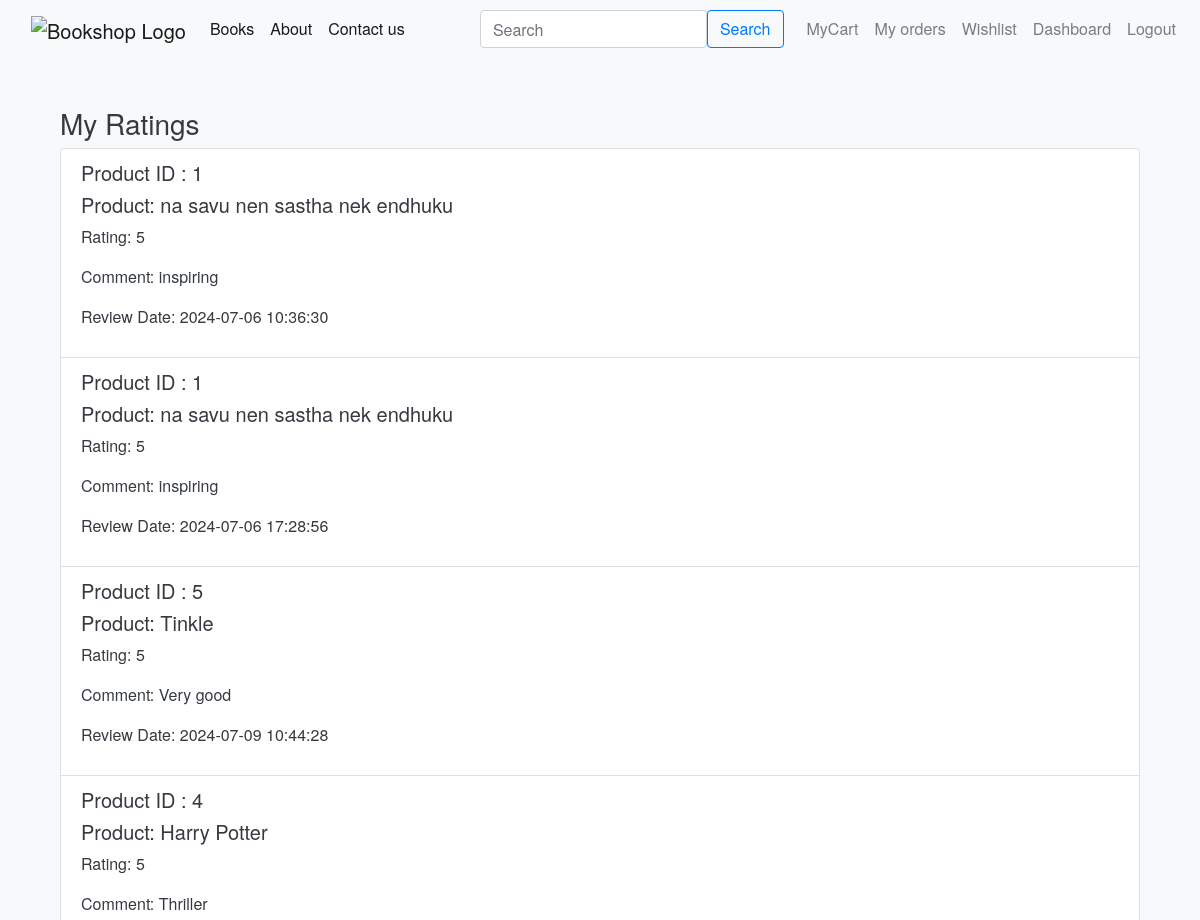
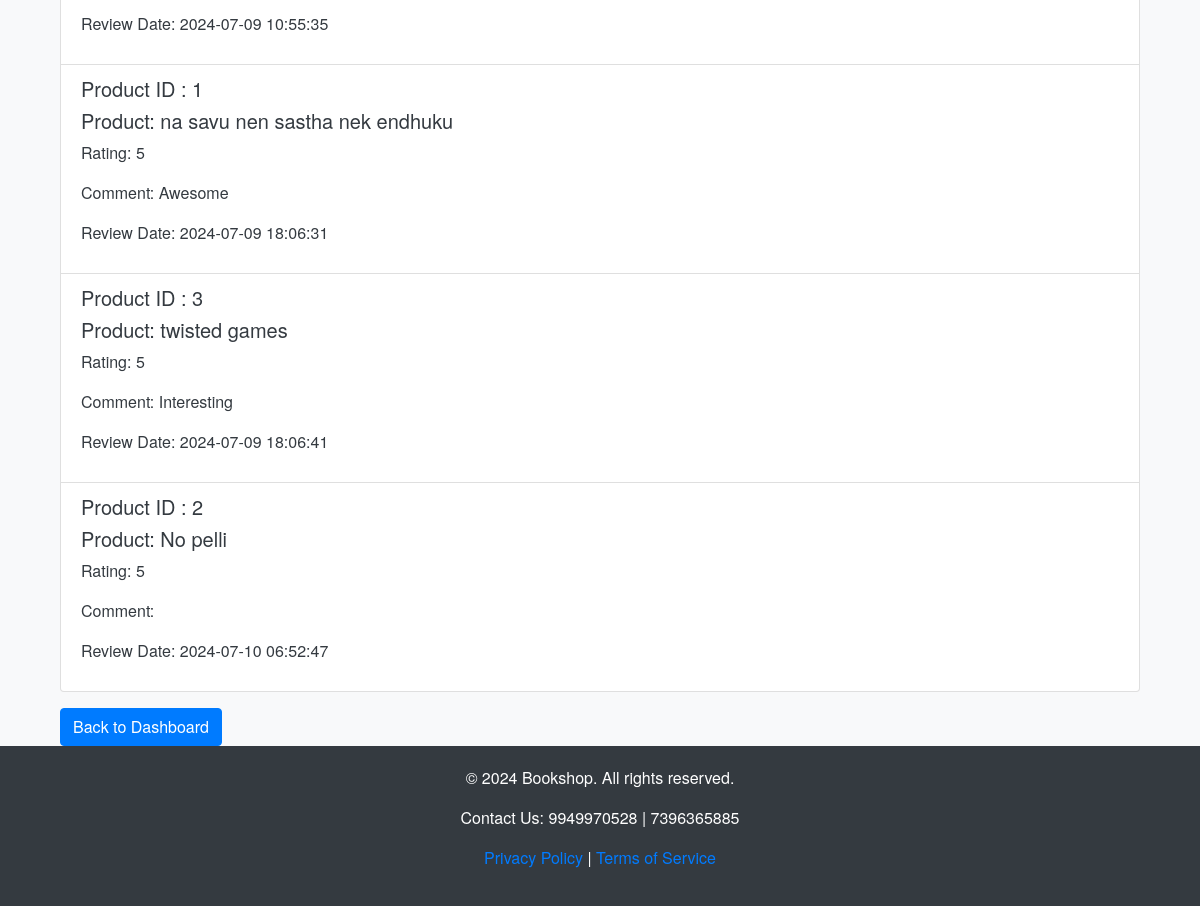
Page /dashboard/my_ratings (signed in) on the committed database (2 pictures, top to bottom).
### app.py (models this page shows)
class Reviews(db.Model):
    __tablename__='reviews'
    ReviewID= db.Column(db.Integer, primary_key=True)
    ProductID= db.Column(db.Integer,db.ForeignKey('products.ProductID'), nullable=False)
    UserID= db.Column(db.Integer,db.ForeignKey('users.UserID'), nullable=False)
    Rating= db.Column(db.Integer, nullable=False)
    Comment= db.Column(db.String(500), nullable=False)
    ReviewDate= db.Column(db.DateTime, nullable=False)

class Products(db.Model):
    __tablename__ = 'products'
    ProductID = db.Column(db.Integer, primary_key=True)
    ProductName= db.Column(db.String(50), nullable=False)
    Author= db.Column(db.String(30), nullable=False)
    Description= db.Column(db.String(100), nullable=False)
    Price= db.Column(db.Integer, nullable=False)
    StockQuantity= db.Column(db.Integer,nullable=False)
    CategoryID= db.Column(db.Integer,db.ForeignKey('categories.CategoryID'), nullable=False )
    MerchantID = db.Column(db.Integer, db.ForeignKey('users.UserID'), nullable=False)
    ProductImage = db.Column(db.String(100), nullable=False)

### app.py (the view)
@app.route('/dashboard/my_ratings')
def my_ratings():
    if 'user_id' not in session:
        flash('Please log in first!', 'danger')
        return redirect(url_for('login'))
    user_id = session['user_id']
    merchant_products = Products.query.filter_by(MerchantID=user_id).all()
    product_ids = [product.ProductID for product in merchant_products]
    reviews = Reviews.query.filter(Reviews.ProductID.in_(product_ids)).all()
    product_details = {product.ProductID: product.ProductName for product in merchant_products}
    return render_template('my_ratings.html', reviews=reviews, product_details=product_details)

### templates/my_ratings.html
{% extends 'base.html' %}
{% block body %}
<div class="container mt-5">
    <h3>My Ratings</h3>
    {% if reviews %}
    <ul class="list-group">
        {% for review in reviews %}
        <li class="list-group-item">
            <h5>Product ID : {{review.ProductID}}</h5>
            <h5>Product: {{ product_details[review.ProductID] }}</h5>
            <p>Rating: {{ review.Rating }}</p>
            <p>Comment: {{ review.Comment }}</p>
            <p>Review Date: {{ review.ReviewDate.strftime('%Y-%m-%d %H:%M:%S') }}</p>
        </li>
        {% endfor %}
    </ul>
    {% else %}
    <p>No ratings found for your products.</p>
    {% endif %}
    <a href="{{ url_for('dashboard') }}" class="btn btn-primary mt-3">Back to Dashboard</a>
</div>
{% endblock body %}

### templates/base.html (style rules this page uses)
body { background-color: #f8f9fa; color: #343a40; font-family: 'Helvetica Neue', Helvetica, Arial, sans-serif; display: flex; flex-direction: column; min-height: 100vh; margin: 0; }
.btn-primary { background-color: #007bff; border-color: #007bff; }
.container { flex: 1; }

### rows in the picture
Reviews: ProductID "1", ProductID.ProductName "na savu nen sastha nek endhuku", Rating "5", Comment "inspiring", ReviewDate "2024-07-06 10:36:30"
Reviews: ProductID "1", ProductID.ProductName "na savu nen sastha nek endhuku", Rating "5", Comment "inspiring", ReviewDate "2024-07-06 17:28:56"
Reviews: ProductID "5", ProductID.ProductName "Tinkle", Rating "5", Comment "Very good", ReviewDate "2024-07-09 10:44:28"
Reviews: ProductID "4", ProductID.ProductName "Harry Potter", Rating "5", Comment "Thriller", ReviewDate "2024-07-09 10:55:35"
Reviews: ProductID "1", ProductID.ProductName "na savu nen sastha nek endhuku", Rating "5", Comment "Awesome", ReviewDate "2024-07-09 18:06:31"
Reviews: ProductID "3", ProductID.ProductName "twisted games", Rating "5", Comment "Interesting", ReviewDate "2024-07-09 18:06:41"
Reviews: ProductID "2", ProductID.ProductName "No pelli", Rating "5", ReviewDate "2024-07-10 06:52:47"
